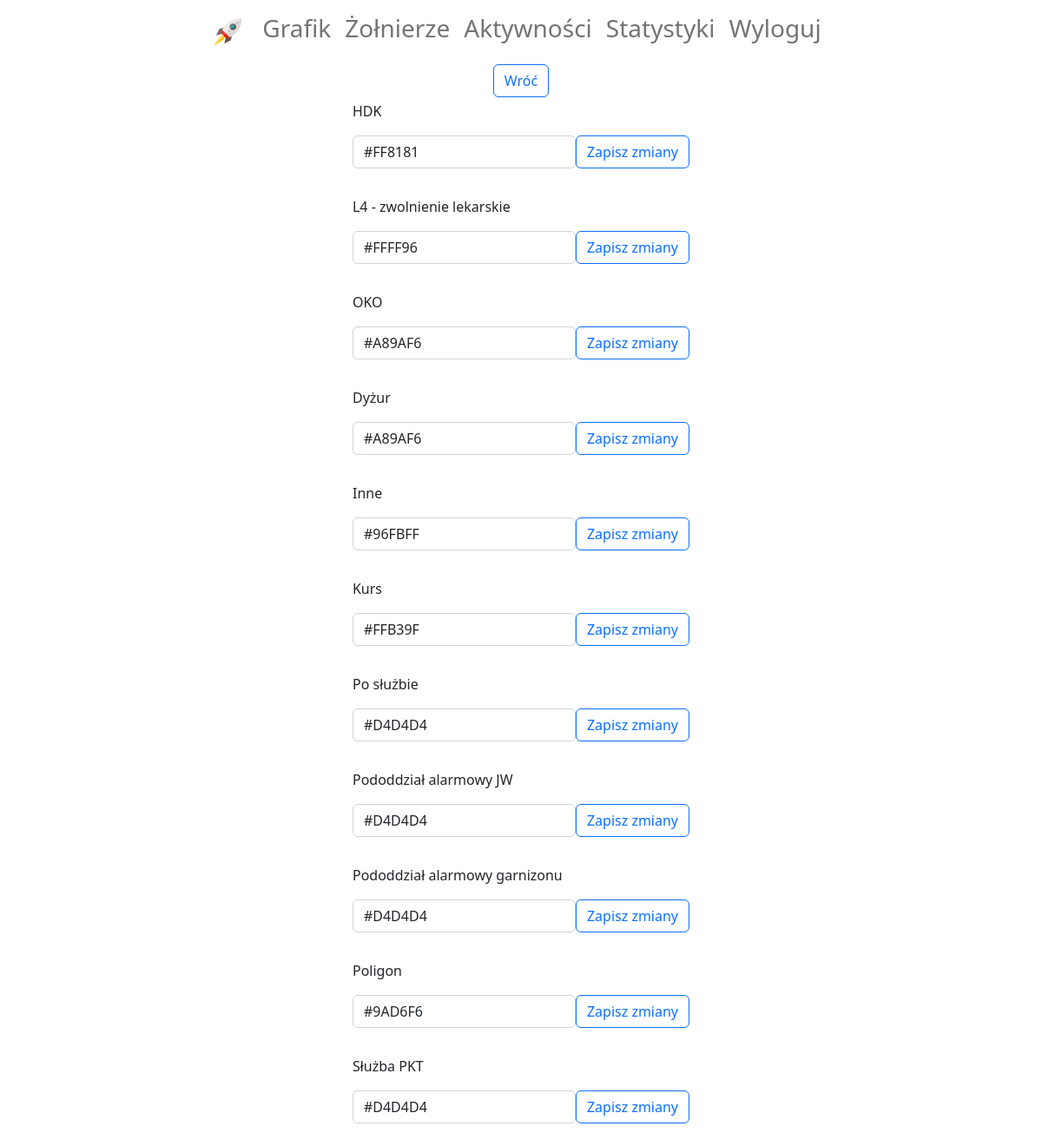
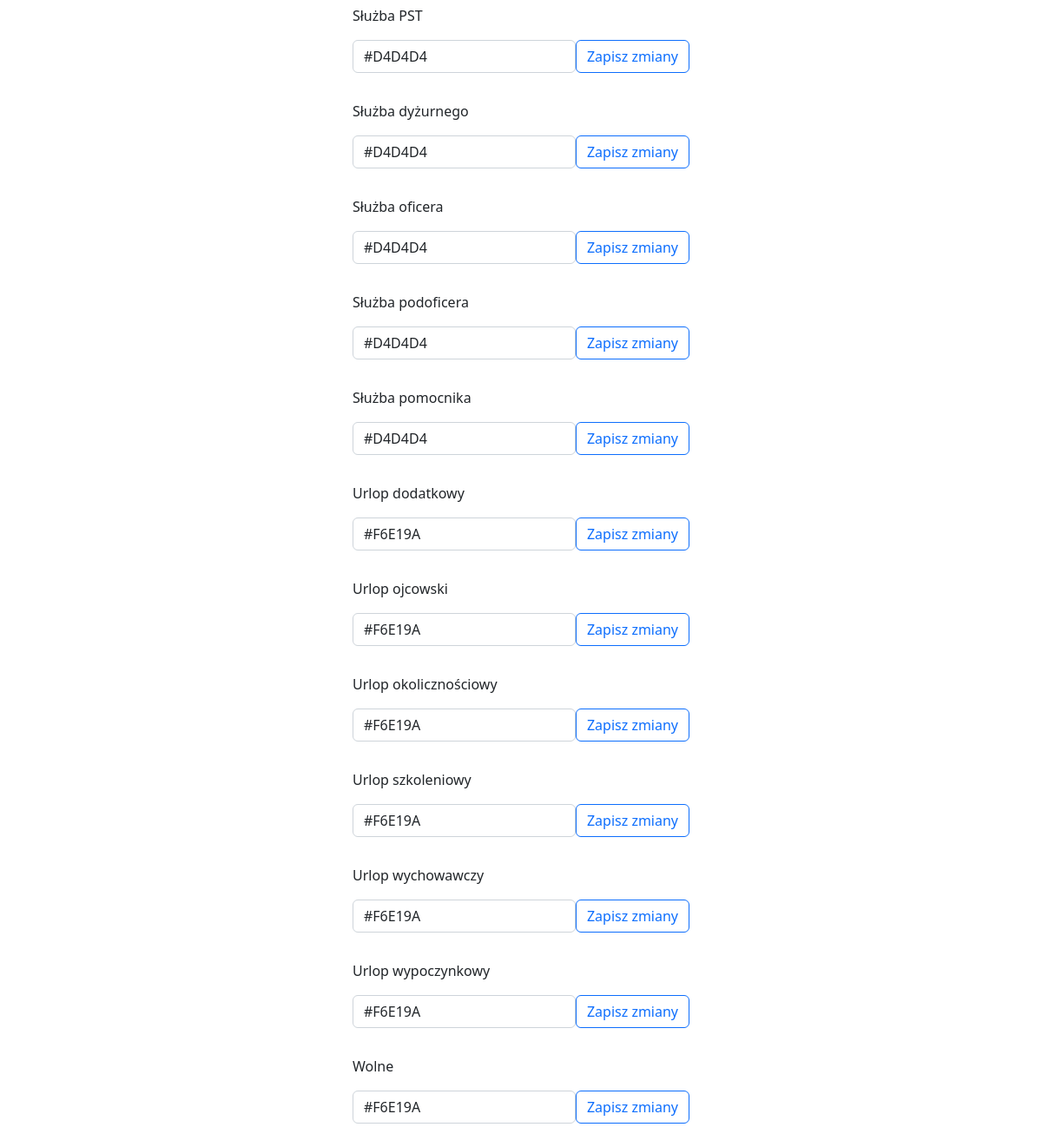
Page /activity-colors/edit/ (signed in) on the committed database (2 pictures, top to bottom).
### activity_colors/models.py (models this page shows, shortened)
class ActivityColor(models.Model):
    activity_name = models.CharField(max_length=30, verbose_name='aktywność')
    color_hex = ColorField(default='#FF0000', verbose_name='kolor')
    subdivision = models.ForeignKey(Subdivision, on_delete=models.SET_NULL, null=True, blank=True,
                                    verbose_name='pododdział')

### activity_colors/views.py (the view, shortened to what this page needs)
# urls.py: path('edit/', ActivityColorsUpdate.as_view(), name='activity-colors-update')
class ActivityColorsUpdate(LoginRequiredMixin, View):
    def get(self, request, *args, **kwargs):
        colors = ActivityColor.objects.filter(subdivision=request.user.subdivision)
        forms = [{'instance': ActivityColorModelForm(instance=x), 'name': x.activity_name} for x in colors]
        context = {
            'forms': sorted(forms, key=lambda x: x['name'])
        }
        return render(request, template_name='diagram/activity_color_update.html', context=context)

### diagram/templates/diagram/activity_color_update.html (shortened to what this page needs)
{% extends 'account/base.html' %}
{% load crispy_forms_filters %}
{% block content %}
    <div class="d-flex flex-column align-items-center">
        <a class="mb-1" href="{% url 'show-diagram' %}">
            <button class="btn btn-outline-primary">Wróć</button>
        </a>
        {% for form in forms %}
            <form id="{{ form.name }}" class="mb-3" method="post">
                <div>
                    {{ form.name|capfirst }}
                </div>
                <div class="d-flex flex-row align-items-center">
                    <div class="mt-3">
                        {{ form.instance.color_hex|as_crispy_field }}
                    </div>
                    <button class="btn btn-outline-primary" type="submit"
                            onclick="this.disabled=true; this.form.submit();">
                        Zapisz zmiany
                    </button>
                </div>
            </form>
        {% endfor %}
    </div>
{% endblock %}

### rows in the picture
ActivityColor: name "HDK", color_hex "#FF8181"
ActivityColor: name "L4 - zwolnienie lekarskie", color_hex "#FFFF96"
ActivityColor: name "OKO", color_hex "#A89AF6"
ActivityColor: name "Dyżur", color_hex "#A89AF6"
ActivityColor: name "Inne", color_hex "#96FBFF"
ActivityColor: name "Kurs", color_hex "#FFB39F"
ActivityColor: name "Po służbie", color_hex "#D4D4D4"
ActivityColor: name "Pododdział alarmowy JW", color_hex "#D4D4D4"
ActivityColor: name "Pododdział alarmowy garnizonu", color_hex "#D4D4D4"
ActivityColor: name "Poligon", color_hex "#9AD6F6"
ActivityColor: name "Służba PKT", color_hex "#D4D4D4"
ActivityColor: name "Służba PST", color_hex "#D4D4D4"
ActivityColor: name "Służba dyżurnego", color_hex "#D4D4D4"
ActivityColor: name "Służba oficera", color_hex "#D4D4D4"
ActivityColor: name "Służba podoficera", color_hex "#D4D4D4"
ActivityColor: name "Służba pomocnika", color_hex "#D4D4D4"
ActivityColor: name "Urlop dodatkowy", color_hex "#F6E19A"
ActivityColor: name "Urlop ojcowski", color_hex "#F6E19A"
ActivityColor: name "Urlop okolicznościowy", color_hex "#F6E19A"
ActivityColor: name "Urlop szkoleniowy", color_hex "#F6E19A"
ActivityColor: name "Urlop wychowawczy", color_hex "#F6E19A"
ActivityColor: name "Urlop wypoczynkowy", color_hex "#F6E19A"
ActivityColor: name "Wolne", color_hex "#F6E19A"
